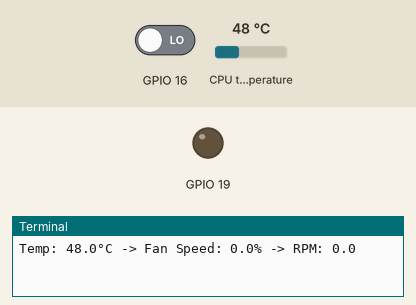
The program below on a simulated Raspberry Pi (BCM pin numbers). Parts: output pins drawn as LEDs (lit = HIGH), the last lines printed to the terminal. The inputs (shaded band) are chosen by the test bench; at power-on: CPU temperature 48 °C, GPIO 16 LOW.

Above: at 1.2 s.
1.3 s: CPU temperature set to 58 °C
At 5.8 s:
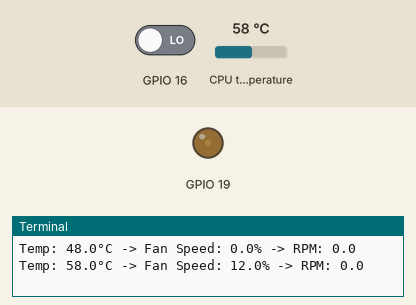
7.3 s: CPU temperature set to 71 °C
At 11.4 s:
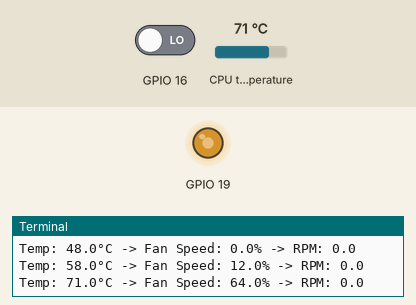
13.3 s: CPU temperature set to 84 °C
At 15.7 s:
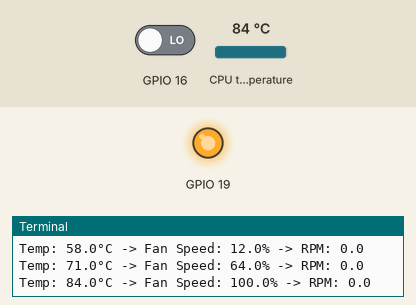
Timing chart, 0 to 17.2 s (numbered marks = the images above; inputs shaded):
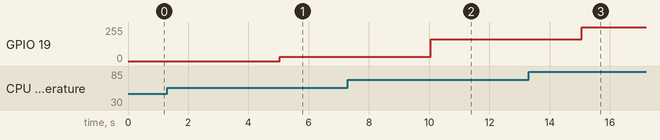

The program:

cooler2.py
```python
import os
import time
import lgpio

FAN_PWM_PIN = 19   # PWM control pin (BCM)
FAN_TACH_PIN = 16  # Tachometer pin (BCM)
TEMP_MIN = 55  # Temperature to start fan (°C)
TEMP_MAX = 80  # Temperature for full speed (°C)
PWM_FREQ = 10000  # 25 kHz

class CoolerController:
    def __init__(self, pwm_pin, tach_pin, pwm_freq=PWM_FREQ):
        """Initialize fan controller with PWM and RPM monitoring"""
        self.pwm_pin = pwm_pin
        self.tach_pin = tach_pin
        self.pwm_freq = pwm_freq
        self.pulse_count = 0

        # Initialize lgpio chip
        self.h = lgpio.gpiochip_open(0)
        lgpio.gpio_claim_output(self.h, self.pwm_pin)
        lgpio.tx_pwm(self.h, self.pwm_pin, self.pwm_freq, 0)  # Start at 0% duty cycle

        # Set up tachometer input
        lgpio.gpio_claim_input(self.h, self.tach_pin)
        lgpio.callback(self.h, self.tach_pin, lgpio.RISING_EDGE, self.count_pulse)

    def count_pulse(self, chip, gpio, level, timestamp):
        """Counts pulses from the fan's tachometer output"""
        self.pulse_count += 1

    def get_cpu_temp(self):
        """Reads the CPU temperature"""
        temp = os.popen("vcgencmd measure_temp").readline()
        return float(temp.replace("temp=", "").replace("'C\n", ""))

    def calculate_fan_speed(self, temp):
        """Maps temperature to PWM duty cycle (0-100%)"""
        if temp < TEMP_MIN:
            return 0
        elif temp > TEMP_MAX:
            return 100
        else:
            return (temp - TEMP_MIN) / (TEMP_MAX - TEMP_MIN) * 100

    def get_rpm(self):
        """Calculates RPM from tachometer pulse count"""
        pulses = self.pulse_count
        self.pulse_count = 0  # Reset counter after reading
        rpm = (pulses / 2) * 60  # Each revolution = 2 pulses
        return rpm

    def update_fan_speed(self):
        """Updates the fan speed based on CPU temperature"""
        temp = self.get_cpu_temp()
        speed = self.calculate_fan_speed(temp)
        lgpio.tx_pwm(self.h, self.pwm_pin, self.pwm_freq, speed)  # Update PWM duty cycle
        rpm = self.get_rpm()
        print(f"Temp: {temp}°C -> Fan Speed: {speed:.1f}% -> RPM: {rpm:.1f}")

    def run(self, interval=5):
        """Main loop to monitor temperature and adjust fan speed"""
        try:
            while True:
                self.update_fan_speed()
                time.sleep(interval)
        except KeyboardInterrupt:
            self.cleanup()

    def cleanup(self):
        """Stops the fan and cleans up GPIO"""
        lgpio.tx_pwm(self.h, self.pwm_pin, self.pwm_freq, 0)  # Stop fan
        lgpio.gpiochip_close(self.h)
        print("Fan control stopped. GPIO cleaned up.")

# Create an instance of the FanController and run it
if __name__ == "__main__":
    fan_controller = CoolerController(FAN_PWM_PIN, FAN_TACH_PIN)
    fan_controller.run()
```

Measured:
- after the input at 1.3 s, GPIO 19: 0/255 → 31/255 after 3.7 s
- after the input at 7.3 s, GPIO 19: 31/255 → 163/255 after 2.8 s
- after the input at 13.3 s, GPIO 19: 163/255 → 255/255 after 1.8 s
